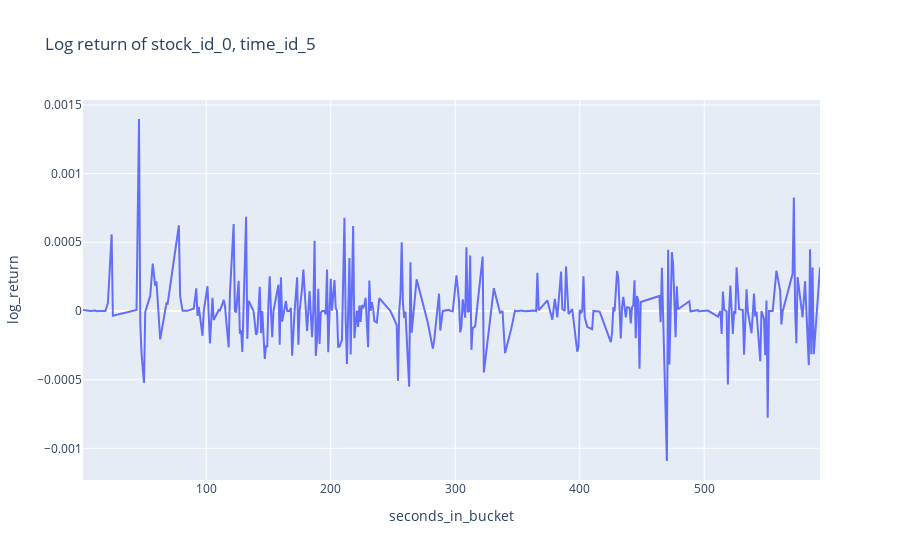

Here is the notebook cell this chart was saved with:
### Code cell
#Plotting log returns for stock 0
fig = px.line(book_train_stock_id_0_time_id_5, x="seconds_in_bucket", y="log_return", title='Log return of stock_id_0, time_id_5')
fig.show()

### Figure 1 — Plotly figure (JSON) as saved in the notebook; plotly's stock layout.template omitted (floating-point values rounded to 4 significant figures; data arrays with more than 128 entries replaced by an {"elided": "..."} marker saying what was removed)
{"data": [{"hovertemplate": "seconds_in_bucket=%{x}<br>log_return=%{y}<extra></extra>", "legendgroup": "", "line": {"color": "#636efa", "dash": "solid"}, "marker": {"symbol": "circle"}, "mode": "lines", "name": "", "orientation": "v", "showlegend": false, "type": "scatter", "x": {"elided": "301 int values"}, "xaxis": "x", "y": {"elided": "301 float values"}, "yaxis": "y"}], "layout": {"legend": {"tracegroupgap": 0}, "title": {"text": "Log return of stock_id_0, time_id_5"}, "xaxis": {"anchor": "y", "domain": [0, 1], "title": {"text": "seconds_in_bucket"}}, "yaxis": {"anchor": "x", "domain": [0, 1], "title": {"text": "log_return"}}}}
